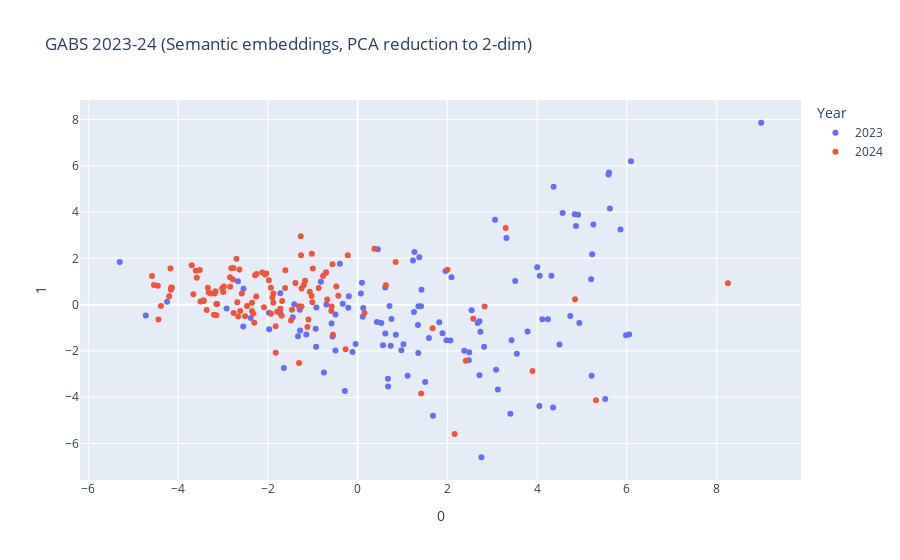

This figure's notebook cell:
### Code cell
# Plot some clusters maybe?
pca_arr_all = PCA(n_components=2).fit_transform(beer_embeddings.get())
print(pca_arr_all.shape)

pca_df = pd.DataFrame(pca_arr_all).reset_index(drop=True).set_index(df.index)
pca_df['Section'] = df['section']
pca_df['Number'] = [x[0] for x in df.index]
pca_df['Beer'] = df['name']
pca_df['Brewery'] = df['brewery']
pca_df['Style'] = df['style']
pca_df['Year'] = [x[1] for x in df.index]

fig = px.scatter(pca_df,
                 x=0,
                 y=1,
                 color="Year",
                 hover_data=["Beer", "Section", "Number", "Style"],
                 title="GABS 2023-24 (Semantic embeddings, PCA reduction to 2-dim)"
                )
fig.show()
